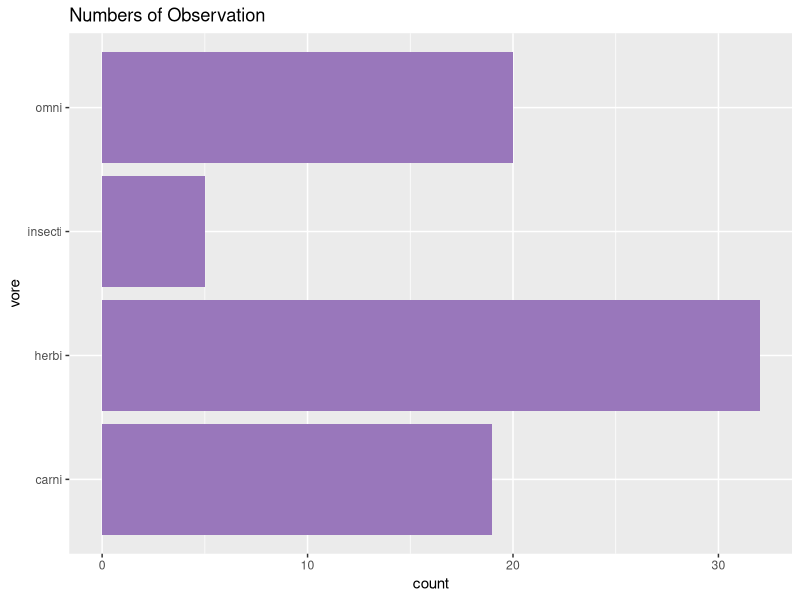
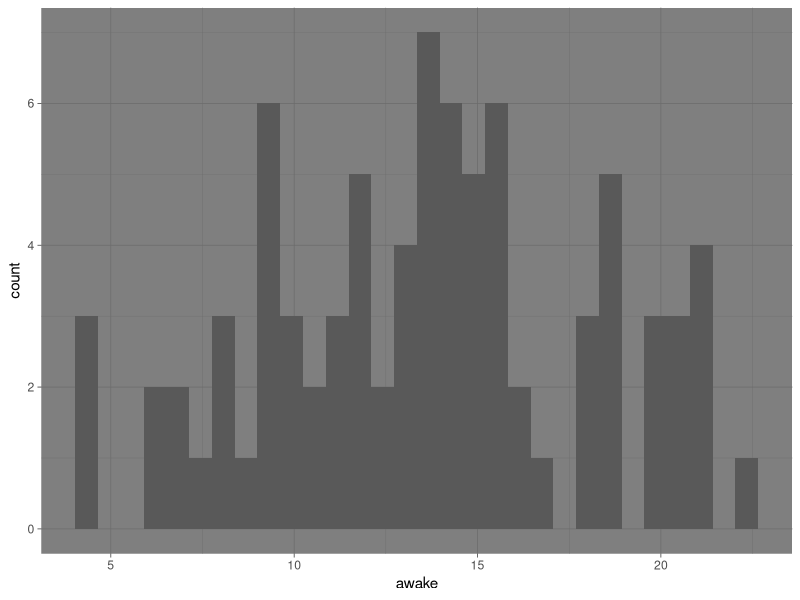

These figures' R source, in order:
library(tidyverse)
View(msleep)
names(msleep)
#barplot kora hoy categorical variable er jonno
msleep %>%
  drop_na(vore) %>%
  ggplot(aes(x=vore))+
  geom_bar(fill="#97B")+
  theme_grey()+
  labs(title="Numbers of Observation")+
  coord_flip()
#Histigram kora hoy numeric er jonno
msleep %>%
  ggplot(aes(awake))+
  geom_histogram()+
  theme_dark()
